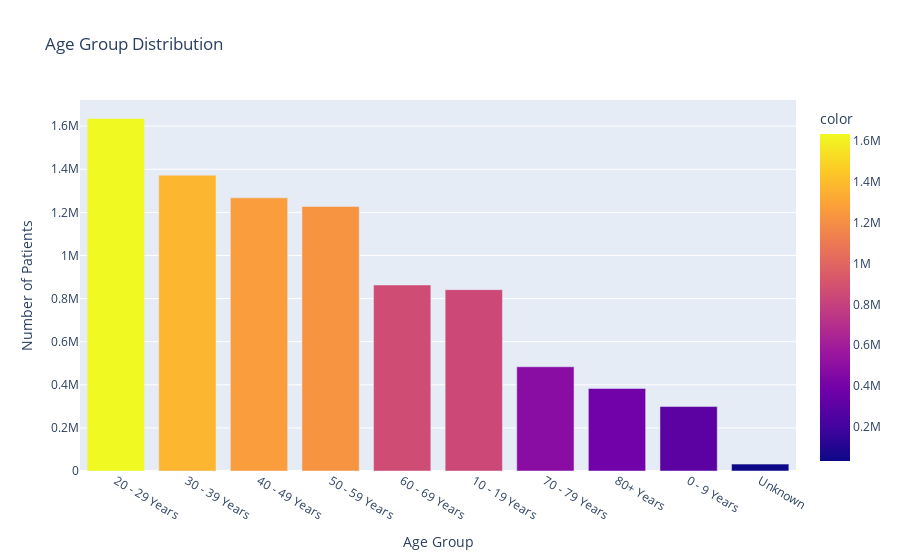

Notebook code cell kept with this figure:
### Markdown cell above
Graphiccal representation by age group

### Code cell
fig = px.bar(
    x=names,
    y=values,
    title="Age Group Distribution",
    labels={
        'x': 'Age Group',
        'y': 'Number of Patients'
    },
    color=values
)
fig.show()

### Figure 1 — Plotly figure (JSON) as saved in the notebook; plotly's stock layout.template omitted (floating-point values rounded to 4 significant figures)
{"data": [{"alignmentgroup": "True", "hovertemplate": "Age Group=%{x}<br>Number of Patients=%{y}<br>color=%{marker.color}<extra></extra>", "legendgroup": "", "marker": {"color": [1635264, 1372623, 1267350, 1227493, 863260, 841450, 483689, 382869, 299040, 31952], "coloraxis": "coloraxis"}, "name": "", "offsetgroup": "", "orientation": "v", "showlegend": false, "textposition": "auto", "type": "bar", "x": ["20 - 29 Years", "30 - 39 Years", "40 - 49 Years", "50 - 59 Years", "60 - 69 Years", "10 - 19 Years", "70 - 79 Years", "80+ Years", "0 - 9 Years", "Unknown"], "xaxis": "x", "y": [1635264, 1372623, 1267350, 1227493, 863260, 841450, 483689, 382869, 299040, 31952], "yaxis": "y"}], "layout": {"barmode": "relative", "coloraxis": {"colorbar": {"title": {"text": "color"}}, "colorscale": [[0, "#0d0887"], [0.1111, "#46039f"], [0.2222, "#7201a8"], [0.3333, "#9c179e"], [0.4444, "#bd3786"], [0.5556, "#d8576b"], [0.6667, "#ed7953"], [0.7778, "#fb9f3a"], [0.8889, "#fdca26"], [1, "#f0f921"]]}, "legend": {"tracegroupgap": 0}, "title": {"text": "Age Group Distribution"}, "xaxis": {"anchor": "y", "domain": [0, 1], "title": {"text": "Age Group"}}, "yaxis": {"anchor": "x", "domain": [0, 1], "title": {"text": "Number of Patients"}}}}
